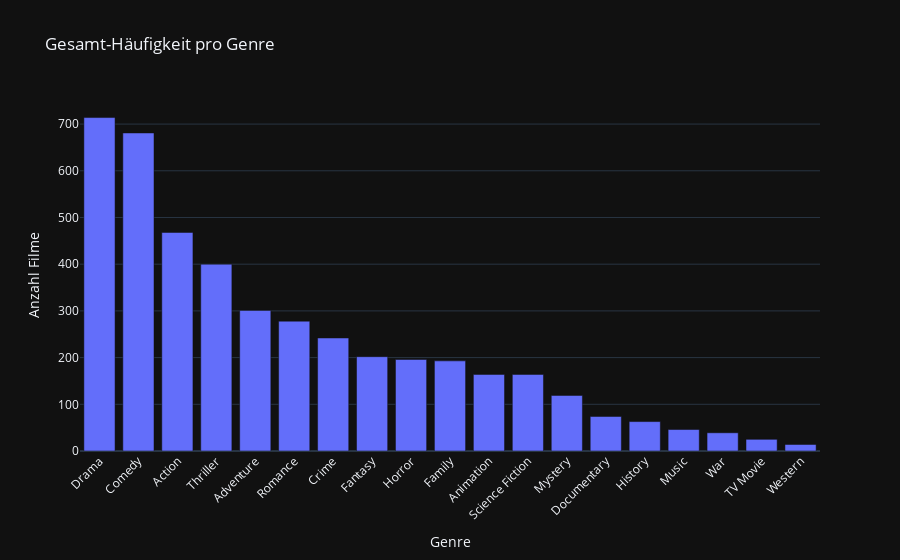

Notebook code cell kept with this figure:
### Markdown cell above
#### Genre-Häufigkeiten

### Code cell
import json
import pandas as pd
import plotly.express as px

# Pfad zur JSON-Datei mit allen europäischen Filmen
dir_data = "./data/raw/fragestellung_02/2025-05-19_version2_all_european_movies.json"

# Daten laden
with open(dir_data, 'r', encoding='utf-8') as f:
    all_movies = json.load(f)

# Filtern aller Filme die mehr als einmal vorkommen:

all_movies = [next(movie for movie in all_movies if movie["id"] == id) for id in set([movie["id"] for movie in all_movies])]
print(f"Found {len(all_movies)} unique movies")

# DataFrame erstellen und Jahr extrahieren
df = pd.DataFrame(all_movies)
df['release_date'] = pd.to_datetime(df['release_date']).dt.year

# Genre-IDs "exploden"
df = df.explode('genre_ids')

# Genre-Mapping laden (TMDb Genre-Liste)
with open('./data/processed/fragestellung_02/all_genres.json', 'r', encoding='utf-8') as f:
    gdata = json.load(f)

df_genres = pd.DataFrame(gdata['genres'])
df_genres = df_genres.rename(columns={'id':'genre_ids','name':'genre_name'})

df = df.merge(df_genres[['genre_ids','genre_name']], on='genre_ids')

# Gesamt-Häufigkeiten pro Genre
genre_counts = df['genre_name'].value_counts().reset_index()
genre_counts.columns = ['genre_name','count']

fig_total = px.bar(
    genre_counts,
    x='genre_name',
    y='count',
    title='Gesamt-Häufigkeit pro Genre',
    labels={'genre_name':'Genre','count':'Anzahl Filme'}
)
fig_total.update_layout(xaxis_tickangle=-45)
fig_total.show()

### Figure 1 — Plotly figure (JSON) as saved in the notebook; plotly's stock layout.template omitted (floating-point values rounded to 4 significant figures)
{"data": [{"hovertemplate": "Genre=%{x}<br>Anzahl Filme=%{y}<extra></extra>", "legendgroup": "", "marker": {"color": "#636efa", "pattern": {"shape": ""}}, "name": "", "orientation": "v", "showlegend": false, "textposition": "auto", "x": ["Drama", "Comedy", "Action", "Thriller", "Adventure", "Romance", "Crime", "Fantasy", "Horror", "Family", "Animation", "Science Fiction", "Mystery", "Documentary", "History", "Music", "War", "TV Movie", "Western"], "xaxis": "x", "y": [714, 681, 468, 400, 301, 278, 242, 202, 196, 193, 164, 164, 119, 74, 63, 46, 39, 25, 14], "yaxis": "y", "type": "bar"}], "layout": {"xaxis": {"anchor": "y", "domain": [0.0, 1.0], "title": {"text": "Genre"}, "tickangle": -45}, "yaxis": {"anchor": "x", "domain": [0.0, 1.0], "title": {"text": "Anzahl Filme"}}, "legend": {"tracegroupgap": 0}, "title": {"text": "Gesamt-Häufigkeit pro Genre"}, "barmode": "relative"}}
